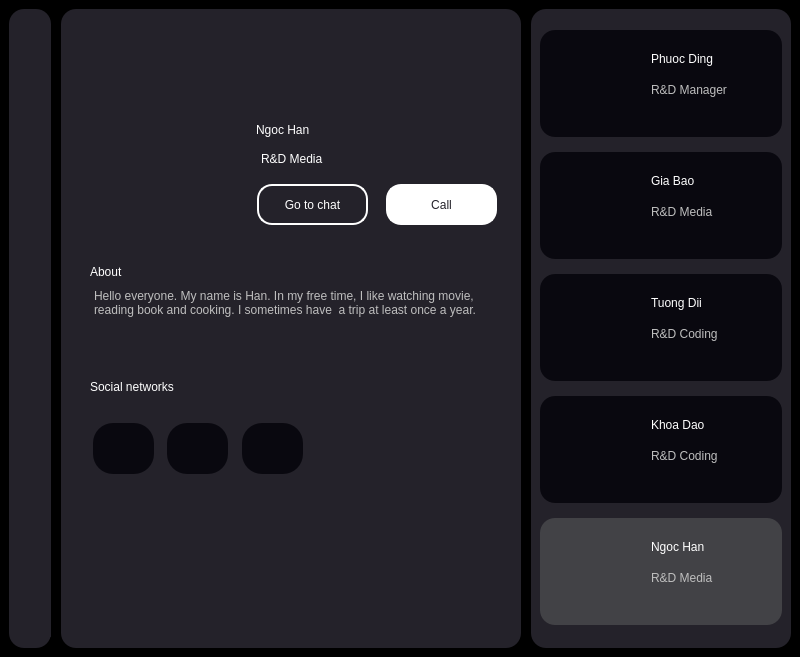
<?xml version="1.0" encoding="UTF-8"?>
<ui version="4.0">
 <class>MainWindow</class>
 <widget class="QMainWindow" name="MainWindow">
  <property name="geometry">
   <rect>
    <x>0</x>
    <y>0</y>
    <width>800</width>
    <height>657</height>
   </rect>
  </property>
  <property name="windowTitle">
   <string>MainWindow</string>
  </property>
  <widget class="QWidget" name="centralwidget">
   <property name="styleSheet">
    <string notr="true">background-color: black;</string>
   </property>
   <layout class="QHBoxLayout" name="horizontalLayout">
    <property name="spacing">
     <number>10</number>
    </property>
    <item>
     <widget class="QWidget" name="widget" native="true">
      <property name="minimumSize">
       <size>
        <width>42</width>
        <height>0</height>
       </size>
      </property>
      <property name="maximumSize">
       <size>
        <width>42</width>
        <height>16777215</height>
       </size>
      </property>
      <property name="styleSheet">
       <string notr="true">background-color: #24222A;
border-radius: 15px;</string>
      </property>
      <layout class="QVBoxLayout" name="verticalLayout">
       <item>
        <widget class="QWidget" name="widget_4" native="true">
         <widget class="QLabel" name="label_7">
          <property name="geometry">
           <rect>
            <x>0</x>
            <y>10</y>
            <width>20</width>
            <height>20</height>
           </rect>
          </property>
          <property name="text">
           <string/>
          </property>
          <property name="pixmap">
           <pixmap>img/icons8-home-30.png</pixmap>
          </property>
          <property name="scaledContents">
           <bool>true</bool>
          </property>
         </widget>
         <widget class="QLabel" name="label_8">
          <property name="geometry">
           <rect>
            <x>0</x>
            <y>40</y>
            <width>20</width>
            <height>20</height>
           </rect>
          </property>
          <property name="text">
           <string/>
          </property>
          <property name="pixmap">
           <pixmap>img/icons8-images-folder-48.png</pixmap>
          </property>
          <property name="scaledContents">
           <bool>true</bool>
          </property>
         </widget>
         <widget class="QLabel" name="label_9">
          <property name="geometry">
           <rect>
            <x>1</x>
            <y>70</y>
            <width>20</width>
            <height>20</height>
           </rect>
          </property>
          <property name="text">
           <string/>
          </property>
          <property name="pixmap">
           <pixmap>img/icons8-friends-48.png</pixmap>
          </property>
          <property name="scaledContents">
           <bool>true</bool>
          </property>
         </widget>
        </widget>
       </item>
       <item>
        <widget class="QWidget" name="widget_5" native="true">
         <property name="minimumSize">
          <size>
           <width>40</width>
           <height>40</height>
          </size>
         </property>
         <property name="maximumSize">
          <size>
           <width>40</width>
           <height>40</height>
          </size>
         </property>
         <widget class="QLabel" name="label_6">
          <property name="geometry">
           <rect>
            <x>2</x>
            <y>16</y>
            <width>20</width>
            <height>20</height>
           </rect>
          </property>
          <property name="text">
           <string/>
          </property>
          <property name="pixmap">
           <pixmap>img/icons8-qr-64.png</pixmap>
          </property>
          <property name="scaledContents">
           <bool>true</bool>
          </property>
         </widget>
        </widget>
       </item>
      </layout>
     </widget>
    </item>
    <item>
     <widget class="QWidget" name="widget_2" native="true">
      <property name="styleSheet">
       <string notr="true">background-color: #24222A;
border-radius: 15px;</string>
      </property>
      <layout class="QVBoxLayout" name="verticalLayout_3">
       <property name="leftMargin">
        <number>20</number>
       </property>
       <item>
        <widget class="QWidget" name="widget_6" native="true">
         <property name="minimumSize">
          <size>
           <width>0</width>
           <height>80</height>
          </size>
         </property>
         <property name="maximumSize">
          <size>
           <width>16777215</width>
           <height>80</height>
          </size>
         </property>
         <widget class="QPushButton" name="btn_back">
          <property name="geometry">
           <rect>
            <x>0</x>
            <y>19</y>
            <width>75</width>
            <height>24</height>
           </rect>
          </property>
          <property name="cursor">
           <cursorShape>PointingHandCursor</cursorShape>
          </property>
          <property name="text">
           <string/>
          </property>
          <property name="icon">
           <iconset>
            <normaloff>../PyQT/member/img/icons8-left-arrow-50.png</normaloff>../PyQT/member/img/icons8-left-arrow-50.png</iconset>
          </property>
          <property name="iconSize">
           <size>
            <width>30</width>
            <height>30</height>
           </size>
          </property>
         </widget>
        </widget>
       </item>
       <item>
        <widget class="QWidget" name="widget_7" native="true">
         <property name="minimumSize">
          <size>
           <width>0</width>
           <height>140</height>
          </size>
         </property>
         <property name="maximumSize">
          <size>
           <width>16777215</width>
           <height>140</height>
          </size>
         </property>
         <layout class="QHBoxLayout" name="horizontalLayout_2">
          <property name="topMargin">
           <number>0</number>
          </property>
          <property name="bottomMargin">
           <number>0</number>
          </property>
          <item>
           <widget class="QWidget" name="widget_11" native="true">
            <property name="minimumSize">
             <size>
              <width>160</width>
              <height>0</height>
             </size>
            </property>
            <property name="maximumSize">
             <size>
              <width>160</width>
              <height>16777215</height>
             </size>
            </property>
            <widget class="QLabel" name="label_60">
             <property name="geometry">
              <rect>
               <x>0</x>
               <y>-3</y>
               <width>130</width>
               <height>120</height>
              </rect>
             </property>
             <property name="text">
              <string/>
             </property>
             <property name="pixmap">
              <pixmap>../PyQT/member/img/chiHan.png</pixmap>
             </property>
             <property name="scaledContents">
              <bool>true</bool>
             </property>
            </widget>
           </widget>
          </item>
          <item>
           <widget class="QWidget" name="widget_12" native="true">
            <widget class="QLabel" name="label_61">
             <property name="geometry">
              <rect>
               <x>0</x>
               <y>10</y>
               <width>111</width>
               <height>31</height>
              </rect>
             </property>
             <property name="styleSheet">
              <string notr="true">font: 700 16pt &quot;Arial&quot;;
color: #ffffff;</string>
             </property>
             <property name="text">
              <string>Ngoc Han</string>
             </property>
            </widget>
            <widget class="QLabel" name="label_62">
             <property name="enabled">
              <bool>true</bool>
             </property>
             <property name="geometry">
              <rect>
               <x>5</x>
               <y>45</y>
               <width>91</width>
               <height>20</height>
              </rect>
             </property>
             <property name="styleSheet">
              <string notr="true">font: 700 10pt &quot;Arial&quot;;
color: #ffffff;
</string>
             </property>
             <property name="text">
              <string>R&amp;D Media</string>
             </property>
            </widget>
            <widget class="QPushButton" name="pushButton">
             <property name="geometry">
              <rect>
               <x>1</x>
               <y>80</y>
               <width>111</width>
               <height>41</height>
              </rect>
             </property>
             <property name="styleSheet">
              <string notr="true">border: 2px solid #ffffff;
font: 12pt &quot;Arial&quot;;
color: #ffffff;</string>
             </property>
             <property name="text">
              <string>Go to chat</string>
             </property>
            </widget>
            <widget class="QPushButton" name="pushButton_2">
             <property name="geometry">
              <rect>
               <x>130</x>
               <y>80</y>
               <width>111</width>
               <height>41</height>
              </rect>
             </property>
             <property name="styleSheet">
              <string notr="true">border: 2px solid #ffffff;
background-color: #ffffff;
font: 12pt &quot;Arial&quot;;
color: #24222A;</string>
             </property>
             <property name="text">
              <string>Call</string>
             </property>
            </widget>
           </widget>
          </item>
         </layout>
        </widget>
       </item>
       <item>
        <widget class="QWidget" name="widget_10" native="true">
         <property name="minimumSize">
          <size>
           <width>0</width>
           <height>100</height>
          </size>
         </property>
         <property name="maximumSize">
          <size>
           <width>16777215</width>
           <height>100</height>
          </size>
         </property>
         <layout class="QVBoxLayout" name="verticalLayout_4">
          <property name="topMargin">
           <number>15</number>
          </property>
          <item>
           <widget class="QLabel" name="label_66">
            <property name="enabled">
             <bool>true</bool>
            </property>
            <property name="styleSheet">
             <string notr="true">font: 700 15pt &quot;Arial&quot;;
color: #ffffff;</string>
            </property>
            <property name="text">
             <string>About</string>
            </property>
           </widget>
          </item>
          <item>
           <widget class="QPlainTextEdit" name="plainTextEdit">
            <property name="enabled">
             <bool>false</bool>
            </property>
            <property name="plainText">
             <string>Hello everyone. My name is Han. In my free time, I like watching movie, reading book and cooking. I sometimes have  a trip at least once a year.</string>
            </property>
           </widget>
          </item>
         </layout>
        </widget>
       </item>
       <item>
        <widget class="QWidget" name="widget_8" native="true">
         <property name="minimumSize">
          <size>
           <width>0</width>
           <height>130</height>
          </size>
         </property>
         <property name="maximumSize">
          <size>
           <width>16777215</width>
           <height>130</height>
          </size>
         </property>
         <layout class="QVBoxLayout" name="verticalLayout_5">
          <property name="spacing">
           <number>0</number>
          </property>
          <property name="topMargin">
           <number>0</number>
          </property>
          <item>
           <widget class="QLabel" name="label_67">
            <property name="enabled">
             <bool>true</bool>
            </property>
            <property name="styleSheet">
             <string notr="true">font: 700 15pt &quot;Arial&quot;;
color: #ffffff;</string>
            </property>
            <property name="text">
             <string>Social networks</string>
            </property>
           </widget>
          </item>
          <item>
           <widget class="QWidget" name="widget_13" native="true">
            <property name="layoutDirection">
             <enum>Qt::LeftToRight</enum>
            </property>
            <widget class="QGraphicsView" name="graphicsView_6">
             <property name="geometry">
              <rect>
               <x>77</x>
               <y>6</y>
               <width>61</width>
               <height>51</height>
              </rect>
             </property>
             <property name="minimumSize">
              <size>
               <width>61</width>
               <height>51</height>
              </size>
             </property>
             <property name="maximumSize">
              <size>
               <width>61</width>
               <height>51</height>
              </size>
             </property>
             <property name="styleSheet">
              <string notr="true">border-radius: 20px;
background-color: #09080F;</string>
             </property>
            </widget>
            <widget class="QGraphicsView" name="graphicsView_7">
             <property name="geometry">
              <rect>
               <x>152</x>
               <y>6</y>
               <width>61</width>
               <height>51</height>
              </rect>
             </property>
             <property name="minimumSize">
              <size>
               <width>61</width>
               <height>51</height>
              </size>
             </property>
             <property name="maximumSize">
              <size>
               <width>61</width>
               <height>51</height>
              </size>
             </property>
             <property name="styleSheet">
              <string notr="true">border-radius: 20px;
background-color: #09080F;</string>
             </property>
            </widget>
            <widget class="QGraphicsView" name="graphicsView_5">
             <property name="geometry">
              <rect>
               <x>3</x>
               <y>6</y>
               <width>61</width>
               <height>51</height>
              </rect>
             </property>
             <property name="minimumSize">
              <size>
               <width>61</width>
               <height>51</height>
              </size>
             </property>
             <property name="maximumSize">
              <size>
               <width>61</width>
               <height>51</height>
              </size>
             </property>
             <property name="styleSheet">
              <string notr="true">border-radius: 20px;
background-color: #09080F;</string>
             </property>
            </widget>
            <widget class="QLabel" name="label_2">
             <property name="geometry">
              <rect>
               <x>20</x>
               <y>18</y>
               <width>25</width>
               <height>25</height>
              </rect>
             </property>
             <property name="styleSheet">
              <string notr="true">background-color: #09080F;</string>
             </property>
             <property name="text">
              <string/>
             </property>
             <property name="pixmap">
              <pixmap>../PyQT/member/img/facebook.png</pixmap>
             </property>
             <property name="scaledContents">
              <bool>true</bool>
             </property>
            </widget>
            <widget class="QLabel" name="label_3">
             <property name="geometry">
              <rect>
               <x>95</x>
               <y>18</y>
               <width>25</width>
               <height>25</height>
              </rect>
             </property>
             <property name="styleSheet">
              <string notr="true">background-color: #09080F;</string>
             </property>
             <property name="text">
              <string/>
             </property>
             <property name="pixmap">
              <pixmap>../PyQT/member/img/instagram.png</pixmap>
             </property>
             <property name="scaledContents">
              <bool>true</bool>
             </property>
            </widget>
            <widget class="QLabel" name="label_4">
             <property name="geometry">
              <rect>
               <x>170</x>
               <y>19</y>
               <width>25</width>
               <height>25</height>
              </rect>
             </property>
             <property name="styleSheet">
              <string notr="true">background-color: #09080F;</string>
             </property>
             <property name="text">
              <string/>
             </property>
             <property name="pixmap">
              <pixmap>../PyQT/member/img/linkedin.png</pixmap>
             </property>
             <property name="scaledContents">
              <bool>true</bool>
             </property>
            </widget>
           </widget>
          </item>
         </layout>
        </widget>
       </item>
       <item>
        <widget class="QWidget" name="widget_9" native="true">
         <layout class="QHBoxLayout" name="horizontalLayout_3">
          <item>
           <widget class="QWidget" name="widget_14" native="true">
            <layout class="QVBoxLayout" name="verticalLayout_6">
             <property name="topMargin">
              <number>0</number>
             </property>
            </layout>
           </widget>
          </item>
          <item>
           <widget class="QWidget" name="widget_15" native="true">
            <property name="minimumSize">
             <size>
              <width>60</width>
              <height>0</height>
             </size>
            </property>
            <property name="maximumSize">
             <size>
              <width>60</width>
              <height>16777215</height>
             </size>
            </property>
           </widget>
          </item>
         </layout>
        </widget>
       </item>
      </layout>
     </widget>
    </item>
    <item>
     <widget class="QWidget" name="widget_3" native="true">
      <property name="minimumSize">
       <size>
        <width>260</width>
        <height>0</height>
       </size>
      </property>
      <property name="maximumSize">
       <size>
        <width>260</width>
        <height>16777215</height>
       </size>
      </property>
      <property name="styleSheet">
       <string notr="true">background-color: #24222A;
border-radius: 15px;</string>
      </property>
      <layout class="QVBoxLayout" name="verticalLayout_2">
       <property name="leftMargin">
        <number>9</number>
       </property>
       <property name="topMargin">
        <number>12</number>
       </property>
       <item>
        <widget class="QFrame" name="frame_12">
         <property name="minimumSize">
          <size>
           <width>0</width>
           <height>107</height>
          </size>
         </property>
         <property name="maximumSize">
          <size>
           <width>16777215</width>
           <height>107</height>
          </size>
         </property>
         <property name="styleSheet">
          <string notr="true">background-color: #09080F;
border-radius: 15px;</string>
         </property>
         <property name="frameShape">
          <enum>QFrame::StyledPanel</enum>
         </property>
         <property name="frameShadow">
          <enum>QFrame::Raised</enum>
         </property>
         <widget class="QLabel" name="label_45">
          <property name="geometry">
           <rect>
            <x>8</x>
            <y>6</y>
            <width>100</width>
            <height>91</height>
           </rect>
          </property>
          <property name="text">
           <string/>
          </property>
          <property name="pixmap">
           <pixmap>../PyQT/member/img/anhPhuoc.png</pixmap>
          </property>
          <property name="scaledContents">
           <bool>true</bool>
          </property>
         </widget>
         <widget class="QLabel" name="label_46">
          <property name="geometry">
           <rect>
            <x>111</x>
            <y>19</y>
            <width>91</width>
            <height>20</height>
           </rect>
          </property>
          <property name="styleSheet">
           <string notr="true">font: 700 12pt &quot;Arial&quot;;
color: #ffffff;</string>
          </property>
          <property name="text">
           <string>Phuoc Ding</string>
          </property>
         </widget>
         <widget class="QLabel" name="label_47">
          <property name="enabled">
           <bool>false</bool>
          </property>
          <property name="geometry">
           <rect>
            <x>111</x>
            <y>50</y>
            <width>91</width>
            <height>20</height>
           </rect>
          </property>
          <property name="styleSheet">
           <string notr="true">font: 700 10pt &quot;Arial&quot;;
</string>
          </property>
          <property name="text">
           <string>R&amp;D Manager</string>
          </property>
         </widget>
        </widget>
       </item>
       <item>
        <widget class="QFrame" name="frame_11">
         <property name="maximumSize">
          <size>
           <width>16777215</width>
           <height>107</height>
          </size>
         </property>
         <property name="styleSheet">
          <string notr="true">background-color: #09080F;
border-radius: 15px;</string>
         </property>
         <property name="frameShape">
          <enum>QFrame::StyledPanel</enum>
         </property>
         <property name="frameShadow">
          <enum>QFrame::Raised</enum>
         </property>
         <widget class="QLabel" name="label_42">
          <property name="geometry">
           <rect>
            <x>8</x>
            <y>6</y>
            <width>100</width>
            <height>91</height>
           </rect>
          </property>
          <property name="text">
           <string/>
          </property>
          <property name="pixmap">
           <pixmap>../PyQT/member/img/bao (2).png</pixmap>
          </property>
          <property name="scaledContents">
           <bool>true</bool>
          </property>
         </widget>
         <widget class="QLabel" name="label_43">
          <property name="geometry">
           <rect>
            <x>111</x>
            <y>19</y>
            <width>91</width>
            <height>20</height>
           </rect>
          </property>
          <property name="styleSheet">
           <string notr="true">font: 700 12pt &quot;Arial&quot;;
color: #ffffff;</string>
          </property>
          <property name="text">
           <string>Gia Bao</string>
          </property>
         </widget>
         <widget class="QLabel" name="label_44">
          <property name="enabled">
           <bool>false</bool>
          </property>
          <property name="geometry">
           <rect>
            <x>111</x>
            <y>50</y>
            <width>91</width>
            <height>20</height>
           </rect>
          </property>
          <property name="styleSheet">
           <string notr="true">font: 700 10pt &quot;Arial&quot;;
</string>
          </property>
          <property name="text">
           <string>R&amp;D Media</string>
          </property>
         </widget>
        </widget>
       </item>
       <item>
        <widget class="QFrame" name="frame_14">
         <property name="maximumSize">
          <size>
           <width>16777215</width>
           <height>107</height>
          </size>
         </property>
         <property name="styleSheet">
          <string notr="true">background-color: #09080F;
border-radius: 15px;</string>
         </property>
         <property name="frameShape">
          <enum>QFrame::StyledPanel</enum>
         </property>
         <property name="frameShadow">
          <enum>QFrame::Raised</enum>
         </property>
         <widget class="QLabel" name="label_57">
          <property name="geometry">
           <rect>
            <x>8</x>
            <y>6</y>
            <width>100</width>
            <height>91</height>
           </rect>
          </property>
          <property name="text">
           <string/>
          </property>
          <property name="pixmap">
           <pixmap>../PyQT/member/img/TuongDii.png</pixmap>
          </property>
          <property name="scaledContents">
           <bool>true</bool>
          </property>
         </widget>
         <widget class="QLabel" name="label_58">
          <property name="geometry">
           <rect>
            <x>111</x>
            <y>19</y>
            <width>91</width>
            <height>20</height>
           </rect>
          </property>
          <property name="styleSheet">
           <string notr="true">font: 700 12pt &quot;Arial&quot;;
color: #ffffff;</string>
          </property>
          <property name="text">
           <string>Tuong Dii</string>
          </property>
         </widget>
         <widget class="QLabel" name="label_59">
          <property name="enabled">
           <bool>false</bool>
          </property>
          <property name="geometry">
           <rect>
            <x>111</x>
            <y>50</y>
            <width>91</width>
            <height>20</height>
           </rect>
          </property>
          <property name="styleSheet">
           <string notr="true">font: 700 10pt &quot;Arial&quot;;
</string>
          </property>
          <property name="text">
           <string>R&amp;D Coding</string>
          </property>
         </widget>
        </widget>
       </item>
       <item>
        <widget class="QFrame" name="frame_13">
         <property name="maximumSize">
          <size>
           <width>16777215</width>
           <height>107</height>
          </size>
         </property>
         <property name="styleSheet">
          <string notr="true">background-color: #09080F;
border-radius: 15px;</string>
         </property>
         <property name="frameShape">
          <enum>QFrame::StyledPanel</enum>
         </property>
         <property name="frameShadow">
          <enum>QFrame::Raised</enum>
         </property>
         <widget class="QLabel" name="label_54">
          <property name="geometry">
           <rect>
            <x>8</x>
            <y>6</y>
            <width>100</width>
            <height>91</height>
           </rect>
          </property>
          <property name="text">
           <string/>
          </property>
          <property name="pixmap">
           <pixmap>../PyQT/member/img/khoa.png</pixmap>
          </property>
          <property name="scaledContents">
           <bool>true</bool>
          </property>
         </widget>
         <widget class="QLabel" name="label_55">
          <property name="geometry">
           <rect>
            <x>111</x>
            <y>19</y>
            <width>91</width>
            <height>20</height>
           </rect>
          </property>
          <property name="styleSheet">
           <string notr="true">font: 700 12pt &quot;Arial&quot;;
color: #ffffff;</string>
          </property>
          <property name="text">
           <string>Khoa Dao</string>
          </property>
         </widget>
         <widget class="QLabel" name="label_56">
          <property name="enabled">
           <bool>false</bool>
          </property>
          <property name="geometry">
           <rect>
            <x>111</x>
            <y>50</y>
            <width>91</width>
            <height>20</height>
           </rect>
          </property>
          <property name="styleSheet">
           <string notr="true">font: 700 10pt &quot;Arial&quot;;
</string>
          </property>
          <property name="text">
           <string>R&amp;D Coding</string>
          </property>
         </widget>
        </widget>
       </item>
       <item>
        <widget class="QFrame" name="frame_16">
         <property name="maximumSize">
          <size>
           <width>16777215</width>
           <height>107</height>
          </size>
         </property>
         <property name="styleSheet">
          <string notr="true">
background-color: #424246;
border-radius: 15px;</string>
         </property>
         <property name="frameShape">
          <enum>QFrame::StyledPanel</enum>
         </property>
         <property name="frameShadow">
          <enum>QFrame::Raised</enum>
         </property>
         <widget class="QLabel" name="label_63">
          <property name="geometry">
           <rect>
            <x>8</x>
            <y>6</y>
            <width>100</width>
            <height>91</height>
           </rect>
          </property>
          <property name="text">
           <string/>
          </property>
          <property name="pixmap">
           <pixmap>../PyQT/member/img/chiHan.png</pixmap>
          </property>
          <property name="scaledContents">
           <bool>true</bool>
          </property>
         </widget>
         <widget class="QLabel" name="label_64">
          <property name="geometry">
           <rect>
            <x>111</x>
            <y>19</y>
            <width>91</width>
            <height>20</height>
           </rect>
          </property>
          <property name="styleSheet">
           <string notr="true">font: 700 12pt &quot;Arial&quot;;
color: #ffffff;</string>
          </property>
          <property name="text">
           <string>Ngoc Han</string>
          </property>
         </widget>
         <widget class="QLabel" name="label_65">
          <property name="enabled">
           <bool>false</bool>
          </property>
          <property name="geometry">
           <rect>
            <x>111</x>
            <y>50</y>
            <width>91</width>
            <height>20</height>
           </rect>
          </property>
          <property name="styleSheet">
           <string notr="true">font: 700 10pt &quot;Arial&quot;;
</string>
          </property>
          <property name="text">
           <string>R&amp;D Media</string>
          </property>
         </widget>
        </widget>
       </item>
      </layout>
     </widget>
    </item>
   </layout>
  </widget>
 </widget>
 <resources/>
 <connections/>
</ui>
